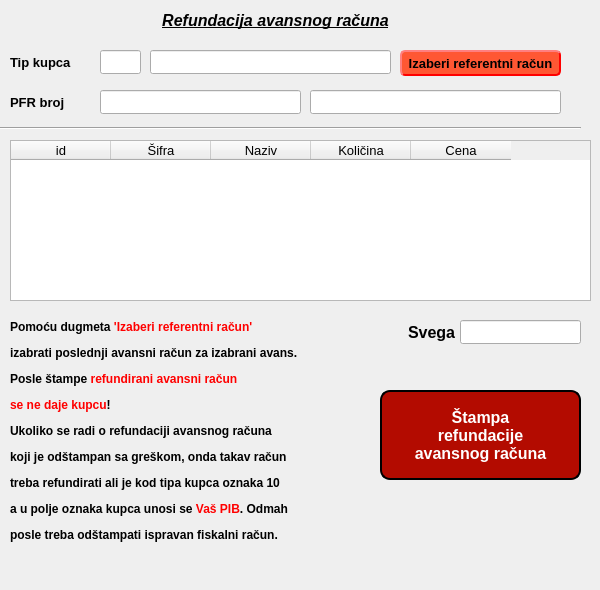
    <widget class="QWidget" name="refundacijaRN">
     <widget class="QLabel" name="label_4">
      <property name="geometry">
       <rect>
        <x>160</x>
        <y>10</y>
        <width>231</width>
        <height>21</height>
       </rect>
      </property>
      <property name="font">
       <font>
        <pointsize>12</pointsize>
        <italic>true</italic>
        <bold>true</bold>
        <underline>true</underline>
       </font>
      </property>
      <property name="text">
       <string>Refundacija avansnog računa</string>
      </property>
      <property name="alignment">
       <set>Qt::AlignCenter</set>
      </property>
     </widget>
     <widget class="QLineEdit" name="brrapuEdit_2">
      <property name="geometry">
       <rect>
        <x>100</x>
        <y>90</y>
        <width>201</width>
        <height>24</height>
       </rect>
      </property>
      <property name="font">
       <font>
        <pointsize>10</pointsize>
        <bold>true</bold>
       </font>
      </property>
      <property name="readOnly">
       <bool>true</bool>
      </property>
     </widget>
     <widget class="QLabel" name="label_28">
      <property name="geometry">
       <rect>
        <x>10</x>
        <y>90</y>
        <width>81</width>
        <height>24</height>
       </rect>
      </property>
      <property name="font">
       <font>
        <pointsize>10</pointsize>
        <bold>true</bold>
       </font>
      </property>
      <property name="text">
       <string>PFR broj</string>
      </property>
     </widget>
     <widget class="QLineEdit" name="oznakaEdit_3">
      <property name="geometry">
       <rect>
        <x>150</x>
        <y>50</y>
        <width>241</width>
        <height>24</height>
       </rect>
      </property>
      <property name="font">
       <font>
        <pointsize>10</pointsize>
        <bold>true</bold>
       </font>
      </property>
      <property name="readOnly">
       <bool>true</bool>
      </property>
     </widget>
     <widget class="QLineEdit" name="tipEdit_3">
      <property name="geometry">
       <rect>
        <x>100</x>
        <y>50</y>
        <width>41</width>
        <height>24</height>
       </rect>
      </property>
      <property name="font">
       <font>
        <pointsize>10</pointsize>
        <bold>true</bold>
       </font>
      </property>
      <property name="readOnly">
       <bool>true</bool>
      </property>
     </widget>
     <widget class="QLineEdit" name="vremeTranEdit_2">
      <property name="geometry">
       <rect>
        <x>310</x>
        <y>90</y>
        <width>251</width>
        <height>24</height>
       </rect>
      </property>
      <property name="font">
       <font>
        <pointsize>10</pointsize>
        <bold>true</bold>
       </font>
      </property>
      <property name="readOnly">
       <bool>true</bool>
      </property>
     </widget>
     <widget class="QPushButton" name="izaberiRnBtn_2">
      <property name="geometry">
       <rect>
        <x>400</x>
        <y>50</y>
        <width>161</width>
        <height>26</height>
       </rect>
      </property>
      <property name="font">
       <font>
        <pointsize>10</pointsize>
        <bold>true</bold>
       </font>
      </property>
      <property name="styleSheet">
       <string notr="true">QPushButton#izaberiRnBtn_2{
	background-color: #FF5733;
	color: black;
	border-style: outset;
	border-width: 2px;
	border-radius: 5px;
	border-color: red;
	padding: 4px;
}
QPushButton#izaberiRnBtn_2:hover {
    background-color: #ff8037; 
}
QPushButton#izaberiRnBtn_2:pressed {
    background-color:#ff2205; 
}</string>
      </property>
      <property name="text">
       <string>Izaberi referentni račun</string>
      </property>
     </widget>
     <widget class="QLabel" name="label_29">
      <property name="geometry">
       <rect>
        <x>10</x>
        <y>50</y>
        <width>81</width>
        <height>24</height>
       </rect>
      </property>
      <property name="font">
       <font>
        <pointsize>10</pointsize>
        <bold>true</bold>
       </font>
      </property>
      <property name="text">
       <string>Tip kupca</string>
      </property>
     </widget>
     <widget class="Line" name="line_5">
      <property name="geometry">
       <rect>
        <x>0</x>
        <y>120</y>
        <width>581</width>
        <height>16</height>
       </rect>
      </property>
      <property name="orientation">
       <enum>Qt::Horizontal</enum>
      </property>
     </widget>
     <widget class="QTableWidget" name="stavkeTable_3">
      <property name="enabled">
       <bool>true</bool>
      </property>
      <property name="geometry">
       <rect>
        <x>10</x>
        <y>140</y>
        <width>581</width>
        <height>161</height>
       </rect>
      </property>
      <property name="font">
       <font>
        <pointsize>10</pointsize>
       </font>
      </property>
      <property name="editTriggers">
       <set>QAbstractItemView::NoEditTriggers</set>
      </property>
      <column>
       <property name="text">
        <string>id</string>
       </property>
       <property name="background">
        <color>
         <red>185</red>
         <green>203</green>
         <blue>204</blue>
        </color>
       </property>
      </column>
      <column>
       <property name="text">
        <string>Šifra</string>
       </property>
       <property name="background">
        <color>
         <red>185</red>
         <green>203</green>
         <blue>204</blue>
        </color>
       </property>
      </column>
      <column>
       <property name="text">
        <string>Naziv</string>
       </property>
       <property name="background">
        <color>
         <red>185</red>
         <green>203</green>
         <blue>204</blue>
        </color>
       </property>
      </column>
      <column>
       <property name="text">
        <string>Količina</string>
       </property>
       <property name="background">
        <color>
         <red>185</red>
         <green>203</green>
         <blue>204</blue>
        </color>
       </property>
      </column>
      <column>
       <property name="text">
        <string>Cena</string>
       </property>
       <property name="background">
        <color>
         <red>185</red>
         <green>203</green>
         <blue>204</blue>
        </color>
       </property>
      </column>
     </widget>
     <widget class="QLabel" name="label_30">
      <property name="geometry">
       <rect>
        <x>408</x>
        <y>320</y>
        <width>51</width>
        <height>24</height>
       </rect>
      </property>
      <property name="font">
       <font>
        <pointsize>12</pointsize>
        <bold>true</bold>
       </font>
      </property>
      <property name="text">
       <string>Svega</string>
      </property>
     </widget>
     <widget class="QLineEdit" name="totalEdit_3">
      <property name="geometry">
       <rect>
        <x>460</x>
        <y>320</y>
        <width>121</width>
        <height>24</height>
       </rect>
      </property>
      <property name="font">
       <font>
        <pointsize>12</pointsize>
        <bold>true</bold>
       </font>
      </property>
      <property name="readOnly">
       <bool>true</bool>
      </property>
     </widget>
     <widget class="QPushButton" name="btnStampa_3">
      <property name="geometry">
       <rect>
        <x>380</x>
        <y>390</y>
        <width>201</width>
        <height>90</height>
       </rect>
      </property>
      <property name="font">
       <font>
        <pointsize>12</pointsize>
        <bold>true</bold>
       </font>
      </property>
      <property name="statusTip">
       <string>Kada su svi potrebni parametri za štampu fiskalnog računa ispunjeni na ovo dugme štampate fiskalni račun za kupca. Štampa je moguća samo ako je zbir svih vrsta plaćanja jednak ili veći ukupnom iznosu računa.</string>
      </property>
      <property name="styleSheet">
       <string notr="true">QPushButton#btnStampa_3 {
	background-color: #b30b00;
	color: rgb(255, 255, 255);
    border-style:outset;
	border-width:2px;
	border-radius:10px;
	border-color:black;
	padding:10px;
}
QPushButton#btnStampa_3:hover {
    background-color: #e60c00; 
}
QPushButton#btnStampa_3:pressed {
    background-color:#ab0900; 
}</string>
      </property>
      <property name="text">
       <string>Štampa
refundacije
avansnog računa</string>
      </property>
      <property name="iconSize">
       <size>
        <width>48</width>
        <height>48</height>
       </size>
      </property>
      <property name="shortcut">
       <string>F9</string>
      </property>
     </widget>
     <widget class="QLabel" name="label_31">
      <property name="geometry">
       <rect>
        <x>10</x>
        <y>320</y>
        <width>311</width>
        <height>261</height>
       </rect>
      </property>
      <property name="font">
       <font>
        <pointsize>9</pointsize>
        <bold>true</bold>
       </font>
      </property>
      <property name="styleSheet">
       <string notr="true"/>
      </property>
      <property name="text">
       <string>&lt;html&gt;&lt;head/&gt;&lt;body&gt;&lt;p&gt;Pomoću dugmeta &lt;span style=&quot; color:#ff0000;&quot;&gt;'Izaberi referentni račun'&lt;/span&gt;&lt;/p&gt;&lt;p&gt;izabrati poslednji avansni račun za izabrani avans.&lt;/p&gt;&lt;p&gt;Posle štampe&lt;span style=&quot; color:#ff0000;&quot;&gt; refundirani avansni račun&lt;/span&gt;&lt;/p&gt;&lt;p&gt;&lt;span style=&quot; color:#ff0000;&quot;&gt;se ne daje kupcu&lt;/span&gt;!&lt;/p&gt;&lt;p&gt;Ukoliko se radi o refundaciji avansnog računa&lt;/p&gt;&lt;p&gt;koji je odštampan sa greškom, onda takav račun&lt;/p&gt;&lt;p&gt;treba refundirati ali je kod tipa kupca oznaka 10&lt;/p&gt;&lt;p&gt;a u polje oznaka kupca unosi se &lt;span style=&quot; color:#ff0000;&quot;&gt;Vaš PIB&lt;/span&gt;. Odmah&lt;/p&gt;&lt;p&gt;posle treba odštampati ispravan fiskalni račun.&lt;/p&gt;&lt;/body&gt;&lt;/html&gt;</string>
      </property>
      <property name="alignment">
       <set>Qt::AlignLeading|Qt::AlignLeft|Qt::AlignTop</set>
      </property>
      <property name="wordWrap">
       <bool>false</bool>
      </property>
     </widget>
    </widget>
